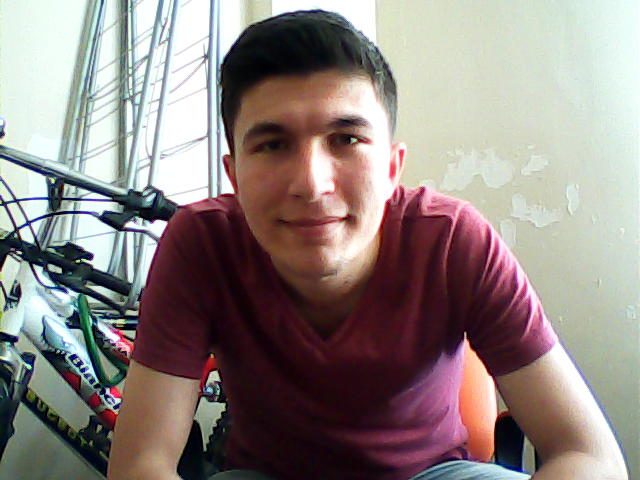
//> input picture Stereo Vision/Distance Estimation/using MATLAB/test images/cam2_2.png, 640 x 480 px
$ ./Face_Detection_and_Find_Dist_an_Image   (built with g++ and OpenCV 4)
//> lines starting //> are read from the running program, lines starting //| are printed output that depends on the picture; after the words box and inside, x2 and y2 are one past the last pixel; in counts of white or black regions, pixels touching at a corner belong together
// Face_Detection_and_Find_Dist_an_Image.cpp : Defines the entry point for the console application.
//


#include "stdafx.h"
#include <iostream>
#include <vector>
#include <sstream>
#include <time.h>
#include <stdio.h>
#include <opencv2\objdetect\objdetect.hpp>
#include <opencv2\highgui\highgui.hpp>
#include <opencv2\imgproc\imgproc.hpp>
#include <opencv2\calib3d\calib3d.hpp>

using namespace std;
using namespace cv;

Mat img1, gray1, img2, gray2;
double x_center1, y_center1, x_center2, y_center2;
double x, y, z, w; // coordinates
double dist; // distance
Mat point1, point2, point22, point11; // center of the faces
FileStorage file;
Mat P1, P2, CM1, CM2, D1, D2, R1, R2;
Mat R, T, E, F, Q;
Mat imgU1, imgU2;
vector<Point> points1, points2; // points1 and points2 are stored selected points from images
void open_calib_file();
Mat triangulate_Linear_LS(Mat mat_P_l, Mat mat_P_r, Mat warped_back_l, Mat warped_back_r);

// main funciton
int main(int, char**) {
	Mat points4D(4, 1, CV_64FC1);
	open_calib_file(); // reads the my setereo calibration file and to get parameters
	img1 = imread("C:/Users/okan/Desktop/Stereo_Vision_MATLAB/test images/cam2_2.png", 1);
//> img1 is the input picture: 480 rows x 640 cols, CV_8UC3; mean B, G, R 129.3, 132.9, 143.5
	img2 = imread("C:/Users/okan/Desktop/Stereo_Vision_MATLAB/test images/cam1_2.png", 1);
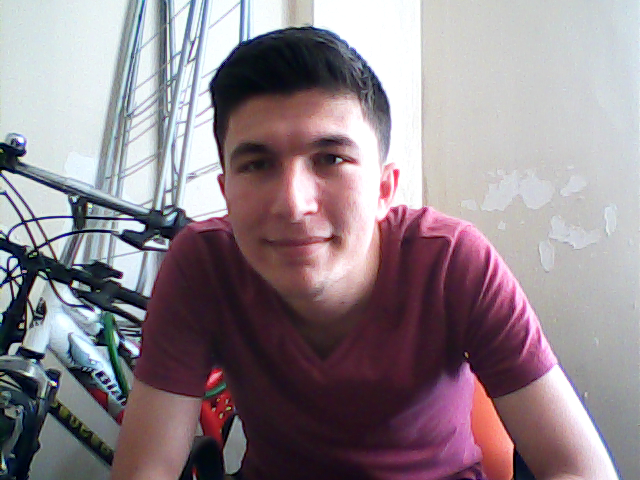
//> input picture Stereo Vision/Distance Estimation/using MATLAB/test images/cam1_2.png, 640 x 480 px
//> img2 is the input picture: 480 rows x 640 cols, CV_8UC3; mean B, G, R 139.9, 132.7, 145.2
	//img1 = imread("C:/Users/okan/Desktop/Stereo_Vision_MATLAB/picasso_85cm/cam1/cam1_1.png", 1);
	//img2 = imread("C:/Users/okan/Desktop/Stereo_Vision_MATLAB/picasso_85cm/cam2/cam2_1.png", 1);
	if (!img1.data || !img2.data) return -1;
	undistort(img1, imgU1, CM1, D1);
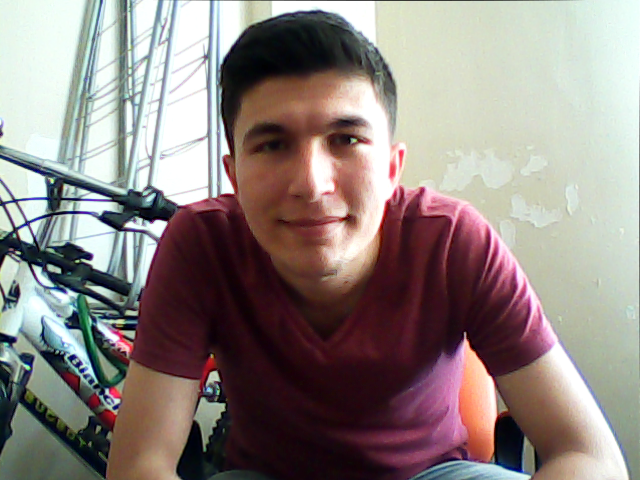
//> imgU1: 480 rows x 640 cols, CV_8UC3; mean B, G, R 129.3, 132.8, 143.5
	undistort(img2, imgU2, CM2, D2);
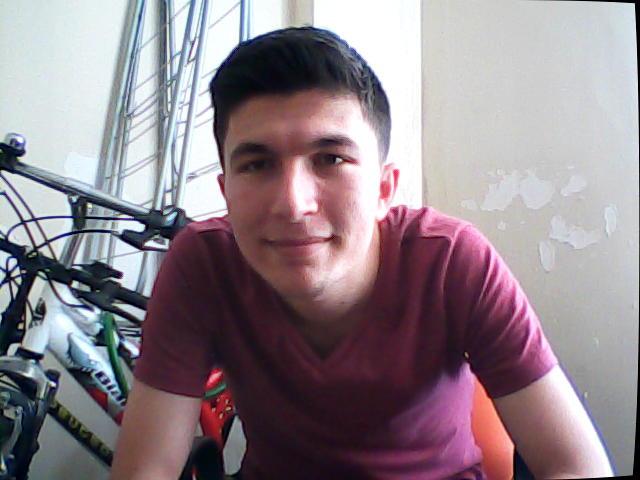
//> imgU2: 480 rows x 640 cols, CV_8UC3; mean B, G, R 139.1, 132, 144.4
	cvtColor(imgU1, gray1, CV_RGB2GRAY);
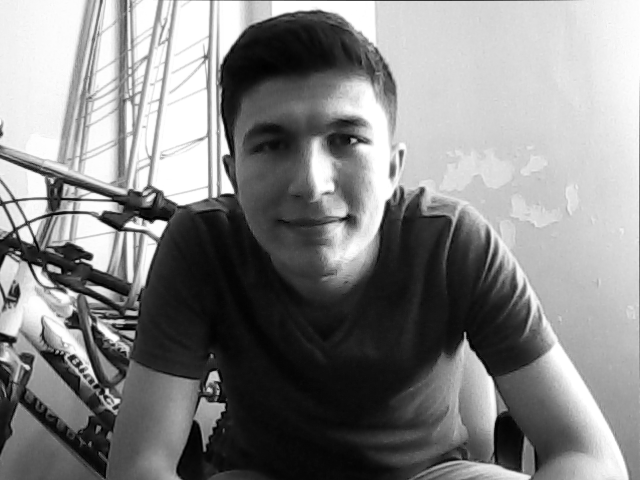
//> gray1: 480 rows x 640 cols, CV_8UC1; min 0, max 255, mean 133
	cvtColor(imgU2, gray2, CV_RGB2GRAY);
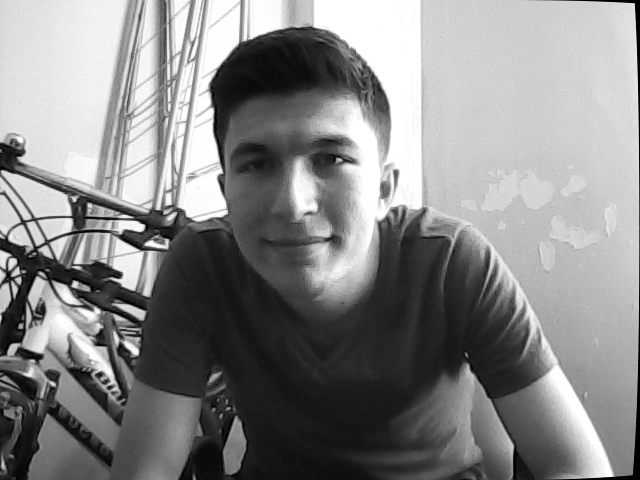
//> gray2: 480 rows x 640 cols, CV_8UC1; min 0, max 255, mean 135.5
	/*gray1.convertTo(gray1, CV_64FC1, 1, 0); // convert the gray1 to the double type
	gray2.convertTo(gray2, CV_64FC1, 1, 0); // convert the gray1 to the double type*/
	vector<Rect>face1, face2; // keeps the rect information to draw
	CascadeClassifier cascade;
	// address of the cascade classifier (...data/haarcascades/haarcascade_frontalcatface.xml)
	cascade.load("E:/Opencv-3.1.0/data/haarcascades/haarcascade_frontalface_alt.xml");
	if (cascade.empty()) { // check the classifier is loaded or not
		cout << "cannot load cascade file" << endl;
		exit(-1);
	}
	cascade.detectMultiScale(gray1, face1, 1.1, 1, 0, Size(50, 50), Size(250, 250));
//> face1 = 1 Rect (x, y, width, height): [209, 64, 206, 206]
	cascade.detectMultiScale(gray2, face2, 1.1, 1, 0, Size(50, 50), Size(250, 250));
//> face2 = 1 Rect (x, y, width, height): [193, 85, 206, 206]

	for (int i = 0; i < face1.size(); i++) {
		Rect r1 = face1.at(i);
		rectangle(imgU1, r1, CV_RGB(150, 185, 215), 2, 8, 0);
		x_center1 = r1.x + (r1.width / 2);
		y_center1 = r1.y + (r1.height / 2);
		double imagePoint11[] = { x_center1, y_center1 };
		double imagePoint1[] = { x_center1, y_center1, 1};
		//cout << x_center1 << "  " << y_center1<<endl;
		point11 = Mat(2, 1, CV_64FC1, imagePoint11);
		point1 = Mat(3, 1, CV_64FC1, imagePoint1);
		cout << point1 << endl;
	}
//> this loop made 1 pass
//> (r1, x_center1, y_center1, point1) on pass 1: (Rect(209, 64, 206, 206), 312, 167, [312, 167, 1])
//| [312;
//|  167;
//|  1]
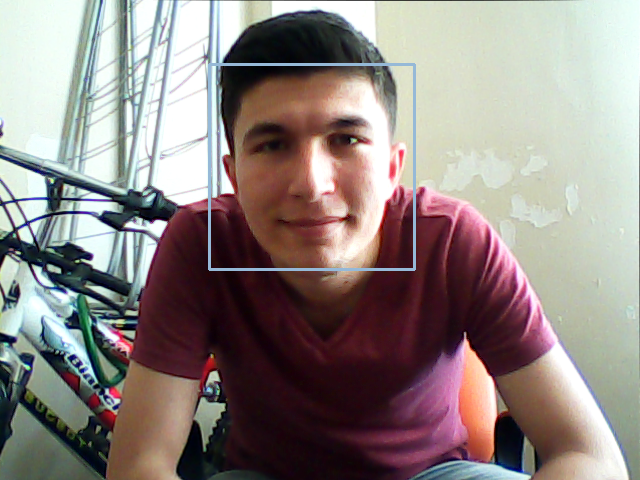
//> imgU1: 480 rows x 640 cols, CV_8UC3; 0.8% of pixels changed, all inside (x1, y1, x2, y2) = (208, 63, 416, 271)
	imshow("FACE DETECTION cam1", imgU1);

	for (int i = 0; i < face2.size(); i++) {
		Rect r2 = face2.at(i);
		rectangle(imgU2, r2, CV_RGB(150, 185, 215), 2, 8, 0);
		x_center2 = r2.x + (r2.width / 2);
		y_center2 = r2.y + (r2.height / 2);
		double imagePoint22[] = { x_center2, y_center2};
		double imagePoint2[] = { x_center2, y_center2,1 };
		point22 = Mat(2, 1, CV_64FC1, imagePoint22);
		point2 = Mat(3, 1, CV_64FC1, imagePoint2);
		cout << point2 << endl;
	}
//> this loop made 1 pass
//> (r2, x_center2, y_center2, point2) on pass 1: (Rect(193, 85, 206, 206), 296, 188, [296, 188, 1])
//| [296;
//|  188;
//|  1]
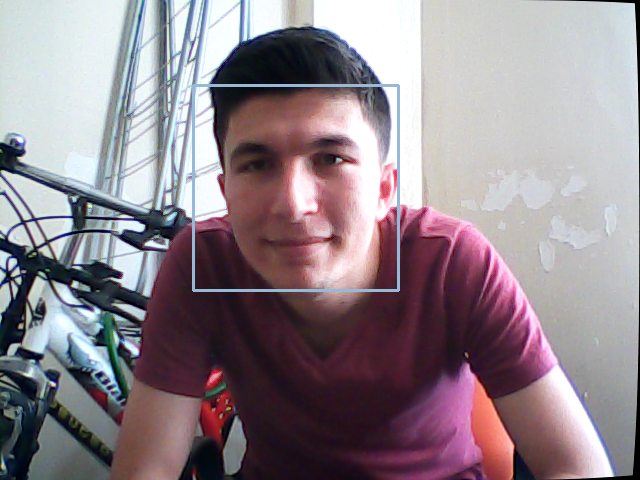
//> imgU2: 480 rows x 640 cols, CV_8UC3; 0.8% of pixels changed, all inside (x1, y1, x2, y2) = (192, 84, 400, 292)
	imshow("FACE DETECTION cam2", imgU2);


	points4D = triangulate_Linear_LS(P1, P2, point1, point2);
//> in triangulate_Linear_LS, `A.at<double>(0, 0) = (warped_back_l.at<double>(0, 0) / warped_back_l.a..`: A = [[-946.4, 0, 0], [0, 0, 0], [0, 0, 0], [0, 0, 0]]
//> in triangulate_Linear_LS, `A.at<double>(0, 2) = (warped_back_l.at<double>(0, 0) / warped_back_l.a..`: A = [[-946.4, 0, -261.3], [0, 0, 0], [0, 0, 0], [0, 0, 0]]
//> in triangulate_Linear_LS, `A.at<double>(1, 1) = (warped_back_l.at<double>(1, 0) / warped_back_l.a..`: A = [[-946.4, 0, -261.3], [0, -946.4, 0], [0, 0, 0], [0, 0, 0]]
//> in triangulate_Linear_LS, `A.at<double>(1, 2) = (warped_back_l.at<double>(1, 0) / warped_back_l.a..`: A = [[-946.4, 0, -261.3], [0, -946.4, -253], [0, 0, 0], [0, 0, 0]]
//> in triangulate_Linear_LS, `A.at<double>(2, 0) = (warped_back_r.at<double>(0, 0) / warped_back_r.a..`: A = [[-946.4, 0, -261.3], [0, -946.4, -253], [-946.4, 0, 0], [0, 0, 0]]
//> in triangulate_Linear_LS, `A.at<double>(2, 2) = (warped_back_r.at<double>(0, 0) / warped_back_r.a..`: A = [[-946.4, 0, -261.3], [0, -946.4, -253], [-946.4, 0, -261.3], [0, 0, 0]]
//> in triangulate_Linear_LS, `A.at<double>(3, 1) = (warped_back_r.at<double>(1, 0) / warped_back_r.a..`: A = [[-946.4, 0, -261.3], [0, -946.4, -253], [-946.4, 0, -261.3], [0, -946.4, 0]]
//> in triangulate_Linear_LS, `A.at<double>(3, 2) = (warped_back_r.at<double>(1, 0) / warped_back_r.a..`: A = [[-946.4, 0, -261.3], [0, -946.4, -253], [-946.4, 0, -261.3], [0, -946.4, -253]]
//> in triangulate_Linear_LS, `b.at<double>(0, 0) = -((warped_back_l.at<double>(0, 0) / warped_back_l..`: b = [0, 0, 0, 0]
//> in triangulate_Linear_LS, `b.at<double>(2, 0) = -((warped_back_r.at<double>(0, 0) / warped_back_r..`: b = [0, 0, 2207.8, 0]
//> in triangulate_Linear_LS, `solve(A, b, X, DECOMP_SVD);`: X = [-1.09, 0.075, -0.281]
//> in triangulate_Linear_LS, `vconcat(X, W, points4D);`: points4D = [-1.09, 0.075, -0.281, 1]
//> points4D = [-1.09, 0.075, -0.281, 1]; point1 = [4.8e-314, 0, 0]; point2 = [4.8e-314, 0, 0]
	w = points4D.at<double>(3, 0);
//> w = 1
	x = points4D.at<double>(0, 0) / w;
//> x = -1.09
	y = points4D.at<double>(1, 0) / w;
//> y = 0.075
	z = points4D.at<double>(2, 0) / w;
//> z = -0.281
	dist = sqrt(pow(x, 2) + pow(y, 2) + pow(z, 2));
//> dist = 1.13
	cout << "distance : " << dist << "m" << endl;
//| distance : 1.12706m
	cout << "Least Square triangulation method: ";
	cout << "x : " << x << ", " << "y : " << y << ", " << "z : " << z << " w : " << w << endl;
//| x : -1.08899, y : 0.0750238, z : -0.280577 w : 1

	triangulatePoints(P1, P2, point11, point22, points4D);
//> point11 = [4.8e-314, 0]; point22 = [4.8e-314, 0]; points4D = [0.258, 0.25, -0.933, 1.25e-19]
	// points4D (x,y,z,w)
	w = points4D.at<double>(3, 0);
//> w = 1.25e-19
	x = points4D.at<double>(0, 0) / w;
//> x = 2.07e+18
	y = points4D.at<double>(1, 0) / w;
//> y = 2e+18
	z = points4D.at<double>(2, 0) / w;
//> z = -7.49e+18
	dist = sqrt(pow(x, 2) + pow(y, 2) + pow(z, 2));
//> dist = 8.03e+18
	cout << "distance : " << dist  << "m" << endl;
//| distance : 8.02598e+18m
	cout << "triangulatePoints method: ";
	cout << "x : " << x << ", " << "y : " << y << ", " << "z : " << z << " w : " << w << endl;
//| x : 2.06824e+18, y : 2.00322e+18, z : -7.49172e+18 w : 1.24595e-19

	waitKey(0);
	return 0;
}

void open_calib_file() {
	file.open("E:/visual stduio codes/image processing codes/stereo vision/stereo_camera_calib_using_images/stereo_camera_calib_using_images/mystereocalib.yml", FileStorage::READ);
	// to get projection matrices and some other matrices for required undistortion

	file["CM1"] >> CM1;
	file["CM2"] >> CM2;
	file["D1"] >> D1;
	file["D2"] >> D2;
	file["R"] >> R;
	file["T"] >> T;
	file["E"] >> E;
	file["F"] >> F;
	/*
	Results of calibration:
	CM1 - Camera Matrix of first camera.
	CM2 - Camera Matrix of second camera.
	D1 - Distortion coeff matrix of first camera.
	D2 - Distortion coeff matrix of second camera.
	R - Rotation Matrix between first and second camera coordinate systems.
	T - Translation vector between the coordinate systems of the cameras.
	E - Essential matrix.
	F - Fundamental matrix.
	*/
	file["R1"] >> R1;
	file["R2"] >> R2;
	file["P1"] >> P1;
	file["P2"] >> P2;
	file["Q"] >> Q;
	/*
	Results of rectification:
	R1 - 3x3 rectification transform(rotation matrix) for the first camera.
	R2 - 3x3 rectification transform(rotation matrix) for the second camera.
	P1 - 3x4 projection matrix in the new (rectified) coordinate systems for the first camera.
	P2 - 3x4 projection matrix in the new (rectified) coordinate systems for the second camera.
	Q – 4x4 disparity - to - depth mapping matrix.
	*/
}

Mat triangulate_Linear_LS(Mat mat_P_l, Mat mat_P_r, Mat warped_back_l, Mat warped_back_r)
{

	Mat A(4, 3, CV_64FC1), b(4, 1, CV_64FC1), X(3, 1, CV_64FC1), W(1, 1, CV_64FC1), points4D(4, 1, CV_64FC1);

	W.at<double>(0, 0) = 1.0;
	A.at<double>(0, 0) = (warped_back_l.at<double>(0, 0) / warped_back_l.at<double>(2, 0))*mat_P_l.at<double>(2, 0) - mat_P_l.at<double>(0, 0);
	A.at<double>(0, 1) = (warped_back_l.at<double>(0, 0) / warped_back_l.at<double>(2, 0))*mat_P_l.at<double>(2, 1) - mat_P_l.at<double>(0, 1);
	A.at<double>(0, 2) = (warped_back_l.at<double>(0, 0) / warped_back_l.at<double>(2, 0))*mat_P_l.at<double>(2, 2) - mat_P_l.at<double>(0, 2);
	A.at<double>(1, 0) = (warped_back_l.at<double>(1, 0) / warped_back_l.at<double>(2, 0))*mat_P_l.at<double>(2, 0) - mat_P_l.at<double>(1, 0);
	A.at<double>(1, 1) = (warped_back_l.at<double>(1, 0) / warped_back_l.at<double>(2, 0))*mat_P_l.at<double>(2, 1) - mat_P_l.at<double>(1, 1);
	A.at<double>(1, 2) = (warped_back_l.at<double>(1, 0) / warped_back_l.at<double>(2, 0))*mat_P_l.at<double>(2, 2) - mat_P_l.at<double>(1, 2);
	A.at<double>(2, 0) = (warped_back_r.at<double>(0, 0) / warped_back_r.at<double>(2, 0))*mat_P_r.at<double>(2, 0) - mat_P_r.at<double>(0, 0);
	A.at<double>(2, 1) = (warped_back_r.at<double>(0, 0) / warped_back_r.at<double>(2, 0))*mat_P_r.at<double>(2, 1) - mat_P_r.at<double>(0, 1);
	A.at<double>(2, 2) = (warped_back_r.at<double>(0, 0) / warped_back_r.at<double>(2, 0))*mat_P_r.at<double>(2, 2) - mat_P_r.at<double>(0, 2);
	A.at<double>(3, 0) = (warped_back_r.at<double>(1, 0) / warped_back_r.at<double>(2, 0))*mat_P_r.at<double>(2, 0) - mat_P_r.at<double>(1, 0);
	A.at<double>(3, 1) = (warped_back_r.at<double>(1, 0) / warped_back_r.at<double>(2, 0))*mat_P_r.at<double>(2, 1) - mat_P_r.at<double>(1, 1);
	A.at<double>(3, 2) = (warped_back_r.at<double>(1, 0) / warped_back_r.at<double>(2, 0))*mat_P_r.at<double>(2, 2) - mat_P_r.at<double>(1, 2);
	b.at<double>(0, 0) = -((warped_back_l.at<double>(0, 0) / warped_back_l.at<double>(2, 0))*mat_P_l.at<double>(2, 3) - mat_P_l.at<double>(0, 3));
	b.at<double>(1, 0) = -((warped_back_l.at<double>(1, 0) / warped_back_l.at<double>(2, 0))*mat_P_l.at<double>(2, 3) - mat_P_l.at<double>(1, 3));
	b.at<double>(2, 0) = -((warped_back_r.at<double>(0, 0) / warped_back_r.at<double>(2, 0))*mat_P_r.at<double>(2, 3) - mat_P_r.at<double>(0, 3));
	b.at<double>(3, 0) = -((warped_back_r.at<double>(1, 0) / warped_back_r.at<double>(2, 0))*mat_P_r.at<double>(2, 3) - mat_P_r.at<double>(1, 3));
	solve(A, b, X, DECOMP_SVD);
	vconcat(X, W, points4D);
	return points4D;
}
